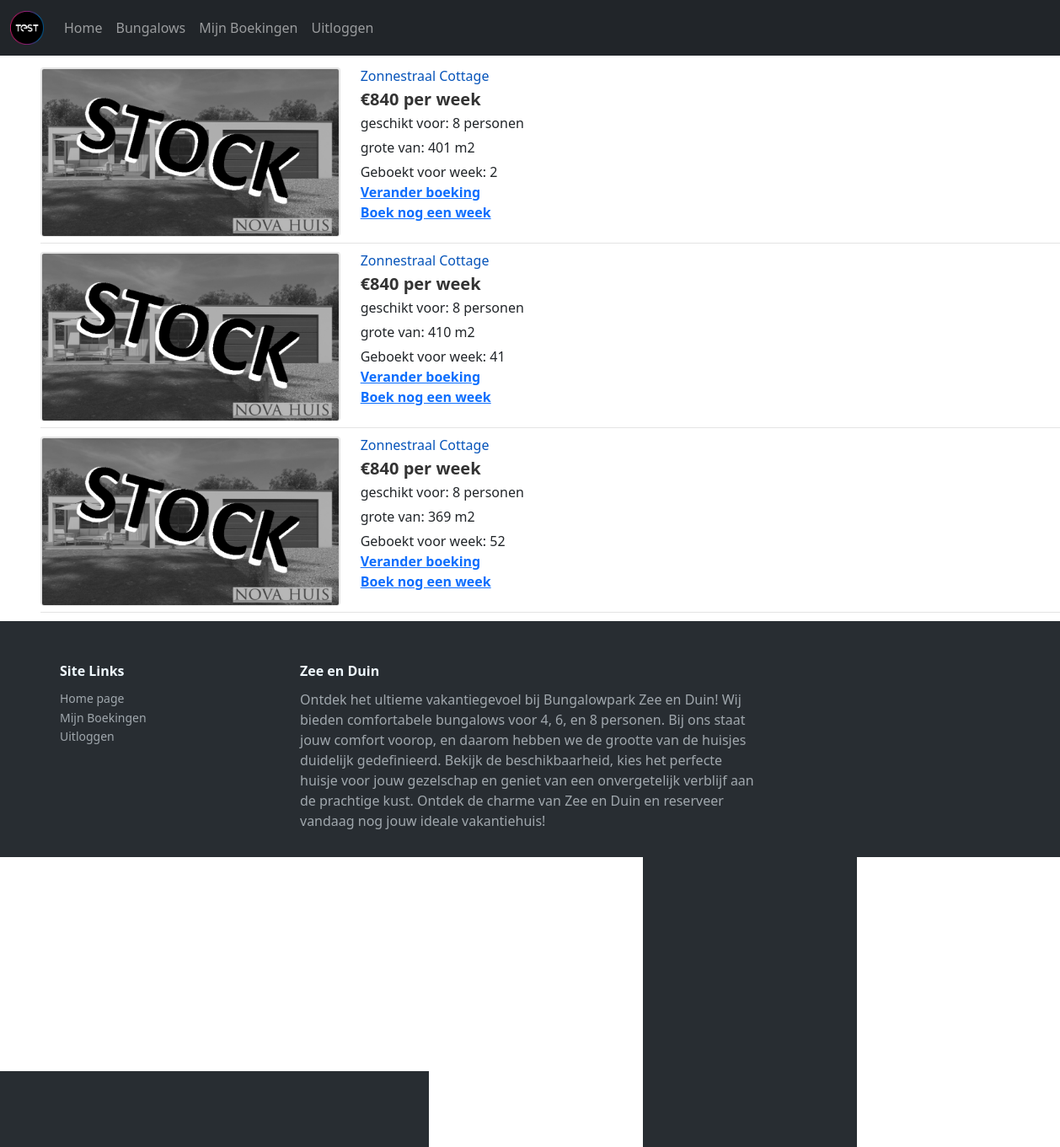
Screenshot of /boekingen (signed in) with the database file from the repository.
### Project/models.py (models this page shows, shortened)
class booking_data(db.Model):
    __tablename__ = 'booking_data'
    id = db.Column(db.Integer, primary_key=True)
    gast_id = db.Column(db.Integer, db.ForeignKey("user_data.id"))
    bungalow_id = db.Column(db.Integer, db.ForeignKey("bungalow_data.id"))
    week = db.Column(db.Integer)

class bungalow_data(db.Model):
    __tablename__ = 'bungalow_data'
    id = db.Column(db.Integer, primary_key=True)
    naam = db.Column(db.String(64))
    type_id = db.Column(db.Integer, db.ForeignKey("bungalow_types.id"))

class bungalow_types(db.Model):
    __tablename__ = 'bungalow_types'
    id = db.Column(db.Integer, primary_key=True)
    aantal = db.Column(db.Integer)
    prijs = db.Column(db.Integer)

### app.py (the view)
@app.route('/boekingen', methods=["GET"])
@login_required
def boekingen():
    bungalow = []
    booking_info = (db.session.query(booking_data, bungalow_data, bungalow_types).select_from(booking_data).
                    join(bungalow_types, booking_data.bungalow_id == bungalow_data.id)
                    .join(bungalow_data, bungalow_data.type_id == bungalow_types.id)
                    .filter(booking_data.gast_id == current_user.id).order_by(booking_data.week.asc()).all())
    if booking_info:
        for bookings, data, types in booking_info:
            bungalow_info = {"img": "/static/img/stock.png", "title": data.naam, "prijs": types.prijs,
                             "aantal_pers": types.aantal, "grote": randint(types.aantal * 45, types.aantal * 55),
                             "opmerking": choice(["Knus", "Sfeervol", "Comfortabel", "Rustiek", "Modern", "Landelijk",
                                                  "Praktisch", "Gezellig", "Stijlvol", "Duurzaam"]), "id": data.id,
                             "week": bookings.week, "booking_id": f"{data.id}/{bookings.id}"}
            bungalow.append(bungalow_info)
        return render_template("booking/boekingen.html", bungalow_data=bungalow,
                               week=datetime.date.today().isocalendar().week)
    else:
        return render_template("booking/boekingen.html")

### Project/models.py (called while the page is built)
@login_manager.user_loader
def load_user(user_id):
    return User.query.get(user_id)

### Project/templates/booking/boekingen.html (shortened to what this page needs)
{% extends "base.html" %}
{% block css %}
<link href="/static/css/style.css" rel="stylesheet">
<link href="/static/css/booking.css" rel="stylesheet">
{% endblock %}
{% block content %}
{% include 'attributes/navbar.html' %}
<div id="main">
    {% for bungalow in bungalow_data %}
    <div class="product">
        <div class="product_img"><img src="{{ bungalow.img }}"></div>
        <div class="product_content">
            <form id="boek_bungalow" method="POST">
                <div class="container">
                    <div class="product_title">{{ bungalow.title }}</div>
                    <div class="product_info">
                        <div class="product_price">€{{ bungalow.prijs }} per week</div>
                        <div class="product_info">geschikt voor: {{ bungalow.aantal_pers }} personen</div>
                        <div class="product_info">grote van: {{ bungalow.grote }} m2</div>
                        <div class="product_info">Geboekt voor week: {{ bungalow.week }}</div>
                            <div class="booking_button">
                                <a href="/wijzig/{{ bungalow.booking_id }}">Verander boeking</a>
                            </div>
                            <div class="booking_button">
                                <a href="/boek/{{ bungalow.id }}">Boek nog een week</a>
                            </div>
                        </div>
                    </div>
                </form>
        </div>
    </div>
    {% endfor %}
</div>
{% include 'attributes/footer.html' %}
{% endblock %}

### Project/static/css/style.css (style rules this page uses)
body { font-family: 'Alegreya Sans', sans-serif; }
#main { margin-top:80px; min-height:65vh; height: auto; }

### Project/static/css/booking.css (style rules this page uses)
*, html { padding: 0; margin: 0; }
body { padding: 0; margin: 0; background: #fff; color: #000; font-size: 15px; font-family: Arial; }
.product { display: flex; margin-left: 48px; width: 100%; padding-bottom: 8px; margin-bottom:10px; border-bottom: 1px solid #e4e4e4; }
.product_content { margin-left: 12px; width: 552px; text-align: left; }
.product_img { width: auto; height: 200px; border-radius: 3px; border: 1px solid #e4e4e4; }
.product_img img { width: auto; height: 200px; border-radius: 3px; border: 1px solid #e4e4e4; }
.product_title { margin-top: -2px; text-align: left; color: #0654ba; }
.product_info { margin-top: 5px; width: 275px; height: auto; background: #fff; }
.product_price { font-size: 20px; font-weight: bold; color: #333; line-height: 1.1; }
.booking_button a { width: 120px; height: 50px; margin-top: 6px; font-size: 16px; font-weight: bold; }

### rows the page displays
booking_data: shows a picture, title "Zonnestraal Cottage", prijs "840", aantal_pers "8", grote "401", week "2", grote "410", week "41", grote "369", week "52"
